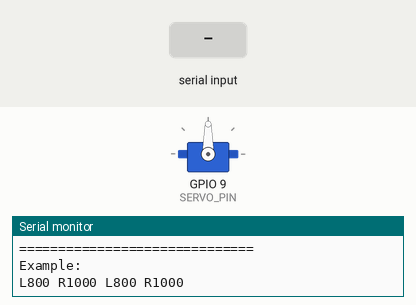
Bench run of a sketch on a simulated ESP32. On the bench: servo, the last lines printed to the serial monitor. Inputs (shaded band) come from the test bench.

Above: at 2.2 s.
2.3 s: "R90\n" received over Serial
At 3.0 s:
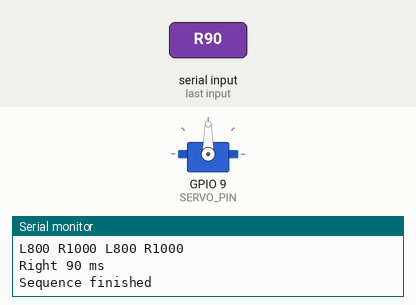
3.8 s: "L90\n" received over Serial
At 4.2 s:
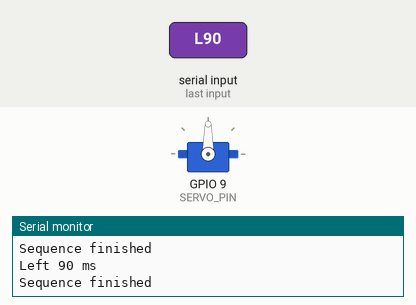
Timing chart, 0 to 6.8 s (numbered marks = the images above; inputs shaded):
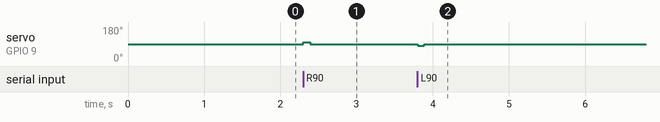

Measured:
- after the input at 2.3 s, servo on GPIO 9 (SERVO_PIN): 90° → 100° at once, → 90° 0.09 s later
- after the input at 3.8 s, servo on GPIO 9 (SERVO_PIN): 90° → 80° at once, → 90° 0.09 s later

The sketch:

code_servo.ino
```cpp
#include <ESP32Servo.h>

Servo panServo;

#define SERVO_PIN 9

#define STOP_SPEED 90
#define RIGHT_SPEED 100
#define LEFT_SPEED 80

void moveRight(int timeMs) {
  Serial.print("Right ");
  Serial.print(timeMs);
  Serial.println(" ms");

  panServo.write(RIGHT_SPEED);
  delay(timeMs);

  panServo.write(STOP_SPEED);
  delay(50);
}

void moveLeft(int timeMs) {
  Serial.print("Left ");
  Serial.print(timeMs);
  Serial.println(" ms");

  panServo.write(LEFT_SPEED);
  delay(timeMs);

  panServo.write(STOP_SPEED);
  delay(50);
}


void setup() {

  Serial.begin(115200);
  delay(1000);

  panServo.setPeriodHertz(50);
  panServo.attach(SERVO_PIN, 1000, 2000);

  // No movement at startup
  panServo.write(STOP_SPEED);

  Serial.println("==============================");
  Serial.println("360 Servo Sequence Control");
  Serial.println("==============================");
  Serial.println("Example:");
  Serial.println("L800 R1000 L800 R1000");
}


void loop() {

  if (Serial.available()) {

    String command = Serial.readStringUntil('\n');
    command.trim();

    int start = 0;

    while (start < command.length()) {

      // Find next space
      int space = command.indexOf(' ', start);

      String part;

      if (space == -1) {
        part = command.substring(start);
        start = command.length();
      }
      else {
        part = command.substring(start, space);
        start = space + 1;
      }

      part.trim();

      if (part.length() < 2)
        continue;


      char direction = part.charAt(0);
      int duration = part.substring(1).toInt();


      if (direction == 'R' || direction == 'r') {
        moveRight(duration);
      }

      else if (direction == 'L' || direction == 'l') {
        moveLeft(duration);
      }
    }

    Serial.println("Sequence finished");
  }
}
```
